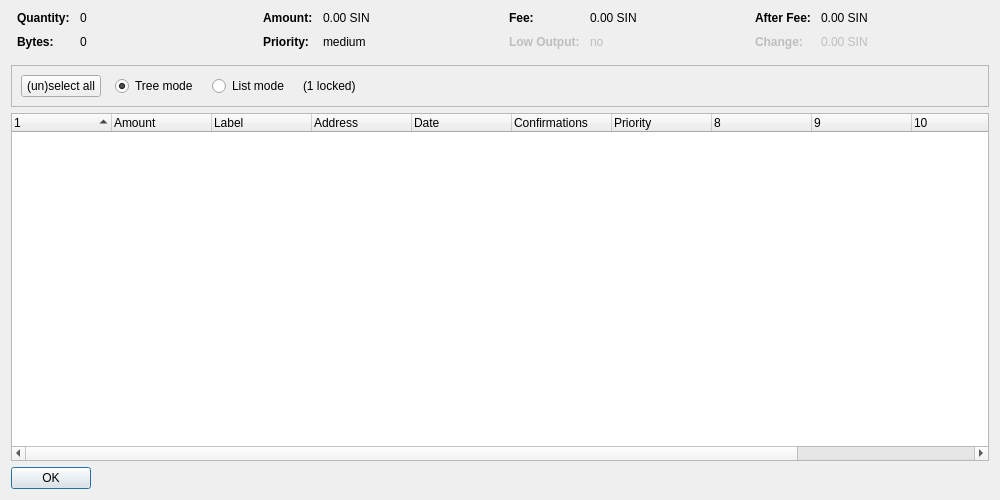
<?xml version="1.0" encoding="UTF-8"?>
<ui version="4.0">
 <class>CoinControlDialog</class>
 <widget class="QDialog" name="CoinControlDialog">
  <property name="geometry">
   <rect>
    <x>0</x>
    <y>0</y>
    <width>1000</width>
    <height>500</height>
   </rect>
  </property>
  <property name="windowTitle">
   <string>Coin Control Address Selection</string>
  </property>
  <layout class="QVBoxLayout" name="verticalLayout">
   <item>
    <layout class="QHBoxLayout" name="horizontalLayoutTop" stretch="0,0,0,0">
     <property name="topMargin">
      <number>0</number>
     </property>
     <property name="bottomMargin">
      <number>10</number>
     </property>
     <item>
      <layout class="QFormLayout" name="formLayoutCoinControl1">
       <property name="horizontalSpacing">
        <number>10</number>
       </property>
       <property name="verticalSpacing">
        <number>10</number>
       </property>
       <property name="leftMargin">
        <number>6</number>
       </property>
       <property name="rightMargin">
        <number>6</number>
       </property>
       <item row="0" column="0">
        <widget class="QLabel" name="labelCoinControlQuantityText">
         <property name="font">
          <font>
           <weight>75</weight>
           <bold>true</bold>
          </font>
         </property>
         <property name="text">
          <string>Quantity:</string>
         </property>
        </widget>
       </item>
       <item row="0" column="1">
        <widget class="QLabel" name="labelCoinControlQuantity">
         <property name="cursor">
          <cursorShape>IBeamCursor</cursorShape>
         </property>
         <property name="contextMenuPolicy">
          <enum>Qt::ActionsContextMenu</enum>
         </property>
         <property name="text">
          <string notr="true">0</string>
         </property>
         <property name="textInteractionFlags">
          <set>Qt::LinksAccessibleByMouse|Qt::TextSelectableByKeyboard|Qt::TextSelectableByMouse</set>
         </property>
        </widget>
       </item>
       <item row="1" column="0">
        <widget class="QLabel" name="labelCoinControlBytesText">
         <property name="font">
          <font>
           <weight>75</weight>
           <bold>true</bold>
          </font>
         </property>
         <property name="text">
          <string>Bytes:</string>
         </property>
        </widget>
       </item>
       <item row="1" column="1">
        <widget class="QLabel" name="labelCoinControlBytes">
         <property name="cursor">
          <cursorShape>IBeamCursor</cursorShape>
         </property>
         <property name="contextMenuPolicy">
          <enum>Qt::ActionsContextMenu</enum>
         </property>
         <property name="text">
          <string notr="true">0</string>
         </property>
         <property name="textInteractionFlags">
          <set>Qt::LinksAccessibleByMouse|Qt::TextSelectableByKeyboard|Qt::TextSelectableByMouse</set>
         </property>
        </widget>
       </item>
      </layout>
     </item>
     <item>
      <layout class="QFormLayout" name="formLayoutCoinControl2">
       <property name="horizontalSpacing">
        <number>10</number>
       </property>
       <property name="verticalSpacing">
        <number>10</number>
       </property>
       <property name="leftMargin">
        <number>6</number>
       </property>
       <property name="rightMargin">
        <number>6</number>
       </property>
       <item row="0" column="0">
        <widget class="QLabel" name="labelCoinControlAmountText">
         <property name="font">
          <font>
           <weight>75</weight>
           <bold>true</bold>
          </font>
         </property>
         <property name="text">
          <string>Amount:</string>
         </property>
        </widget>
       </item>
       <item row="0" column="1">
        <widget class="QLabel" name="labelCoinControlAmount">
         <property name="cursor">
          <cursorShape>IBeamCursor</cursorShape>
         </property>
         <property name="contextMenuPolicy">
          <enum>Qt::ActionsContextMenu</enum>
         </property>
         <property name="text">
          <string notr="true">0.00 SIN</string>
         </property>
         <property name="textInteractionFlags">
          <set>Qt::LinksAccessibleByMouse|Qt::TextSelectableByKeyboard|Qt::TextSelectableByMouse</set>
         </property>
        </widget>
       </item>
       <item row="1" column="0">
        <widget class="QLabel" name="labelCoinControlPriorityText">
         <property name="font">
          <font>
           <weight>75</weight>
           <bold>true</bold>
          </font>
         </property>
         <property name="text">
          <string>Priority:</string>
         </property>
        </widget>
       </item>
       <item row="1" column="1">
        <widget class="QLabel" name="labelCoinControlPriority">
         <property name="cursor">
          <cursorShape>IBeamCursor</cursorShape>
         </property>
         <property name="contextMenuPolicy">
          <enum>Qt::ActionsContextMenu</enum>
         </property>
         <property name="text">
          <string notr="true">medium</string>
         </property>
         <property name="textInteractionFlags">
          <set>Qt::LinksAccessibleByMouse|Qt::TextSelectableByKeyboard|Qt::TextSelectableByMouse</set>
         </property>
        </widget>
       </item>
      </layout>
     </item>
     <item>
      <layout class="QFormLayout" name="formLayoutCoinControl3">
       <property name="horizontalSpacing">
        <number>10</number>
       </property>
       <property name="verticalSpacing">
        <number>10</number>
       </property>
       <property name="leftMargin">
        <number>6</number>
       </property>
       <property name="rightMargin">
        <number>6</number>
       </property>
       <item row="0" column="0">
        <widget class="QLabel" name="labelCoinControlFeeText">
         <property name="font">
          <font>
           <weight>75</weight>
           <bold>true</bold>
          </font>
         </property>
         <property name="text">
          <string>Fee:</string>
         </property>
        </widget>
       </item>
       <item row="0" column="1">
        <widget class="QLabel" name="labelCoinControlFee">
         <property name="cursor">
          <cursorShape>IBeamCursor</cursorShape>
         </property>
         <property name="contextMenuPolicy">
          <enum>Qt::ActionsContextMenu</enum>
         </property>
         <property name="text">
          <string notr="true">0.00 SIN</string>
         </property>
         <property name="textInteractionFlags">
          <set>Qt::LinksAccessibleByMouse|Qt::TextSelectableByKeyboard|Qt::TextSelectableByMouse</set>
         </property>
        </widget>
       </item>
       <item row="1" column="0">
        <widget class="QLabel" name="labelCoinControlLowOutputText">
         <property name="enabled">
          <bool>false</bool>
         </property>
         <property name="font">
          <font>
           <weight>75</weight>
           <bold>true</bold>
          </font>
         </property>
         <property name="text">
          <string>Low Output:</string>
         </property>
        </widget>
       </item>
       <item row="1" column="1">
        <widget class="QLabel" name="labelCoinControlLowOutput">
         <property name="enabled">
          <bool>false</bool>
         </property>
         <property name="cursor">
          <cursorShape>IBeamCursor</cursorShape>
         </property>
         <property name="contextMenuPolicy">
          <enum>Qt::ActionsContextMenu</enum>
         </property>
         <property name="text">
          <string notr="true">no</string>
         </property>
         <property name="textInteractionFlags">
          <set>Qt::LinksAccessibleByMouse|Qt::TextSelectableByKeyboard|Qt::TextSelectableByMouse</set>
         </property>
        </widget>
       </item>
      </layout>
     </item>
     <item>
      <layout class="QFormLayout" name="formLayoutCoinControl4">
       <property name="horizontalSpacing">
        <number>10</number>
       </property>
       <property name="verticalSpacing">
        <number>10</number>
       </property>
       <property name="leftMargin">
        <number>6</number>
       </property>
       <property name="rightMargin">
        <number>6</number>
       </property>
       <item row="0" column="0">
        <widget class="QLabel" name="labelCoinControlAfterFeeText">
         <property name="font">
          <font>
           <weight>75</weight>
           <bold>true</bold>
          </font>
         </property>
         <property name="text">
          <string>After Fee:</string>
         </property>
        </widget>
       </item>
       <item row="0" column="1">
        <widget class="QLabel" name="labelCoinControlAfterFee">
         <property name="cursor">
          <cursorShape>IBeamCursor</cursorShape>
         </property>
         <property name="contextMenuPolicy">
          <enum>Qt::ActionsContextMenu</enum>
         </property>
         <property name="text">
          <string notr="true">0.00 SIN</string>
         </property>
         <property name="textInteractionFlags">
          <set>Qt::LinksAccessibleByMouse|Qt::TextSelectableByKeyboard|Qt::TextSelectableByMouse</set>
         </property>
        </widget>
       </item>
       <item row="1" column="0">
        <widget class="QLabel" name="labelCoinControlChangeText">
         <property name="enabled">
          <bool>false</bool>
         </property>
         <property name="font">
          <font>
           <weight>75</weight>
           <bold>true</bold>
          </font>
         </property>
         <property name="text">
          <string>Change:</string>
         </property>
        </widget>
       </item>
       <item row="1" column="1">
        <widget class="QLabel" name="labelCoinControlChange">
         <property name="enabled">
          <bool>false</bool>
         </property>
         <property name="cursor">
          <cursorShape>IBeamCursor</cursorShape>
         </property>
         <property name="contextMenuPolicy">
          <enum>Qt::ActionsContextMenu</enum>
         </property>
         <property name="text">
          <string notr="true">0.00 SIN</string>
         </property>
         <property name="textInteractionFlags">
          <set>Qt::LinksAccessibleByMouse|Qt::TextSelectableByKeyboard|Qt::TextSelectableByMouse</set>
         </property>
        </widget>
       </item>
      </layout>
     </item>
    </layout>
   </item>
   <item>
    <widget class="QFrame" name="frame">
     <property name="minimumSize">
      <size>
       <width>0</width>
       <height>40</height>
      </size>
     </property>
     <property name="frameShape">
      <enum>QFrame::StyledPanel</enum>
     </property>
     <property name="frameShadow">
      <enum>QFrame::Sunken</enum>
     </property>
     <layout class="QHBoxLayout" name="horizontalLayout">
      <item>
       <layout class="QHBoxLayout" name="horizontalLayoutPanel" stretch="0,0,0,0,0">
        <property name="spacing">
         <number>14</number>
        </property>
        <item>
         <widget class="QPushButton" name="pushButtonSelectAll">
          <property name="sizePolicy">
           <sizepolicy hsizetype="Maximum" vsizetype="Fixed">
            <horstretch>0</horstretch>
            <verstretch>0</verstretch>
           </sizepolicy>
          </property>
          <property name="text">
           <string>(un)select all</string>
          </property>
         </widget>
        </item>
        <item>
         <widget class="QRadioButton" name="radioTreeMode">
          <property name="sizePolicy">
           <sizepolicy hsizetype="Maximum" vsizetype="Fixed">
            <horstretch>0</horstretch>
            <verstretch>0</verstretch>
           </sizepolicy>
          </property>
          <property name="text">
           <string>Tree mode</string>
          </property>
          <property name="checked">
           <bool>true</bool>
          </property>
         </widget>
        </item>
        <item>
         <widget class="QRadioButton" name="radioListMode">
          <property name="sizePolicy">
           <sizepolicy hsizetype="Maximum" vsizetype="Fixed">
            <horstretch>0</horstretch>
            <verstretch>0</verstretch>
           </sizepolicy>
          </property>
          <property name="text">
           <string>List mode</string>
          </property>
         </widget>
        </item>
        <item>
         <widget class="QLabel" name="labelLocked">
          <property name="text">
           <string notr="true">(1 locked)</string>
          </property>
         </widget>
        </item>
        <item>
         <spacer name="horizontalSpacer">
          <property name="orientation">
           <enum>Qt::Horizontal</enum>
          </property>
          <property name="sizeHint" stdset="0">
           <size>
            <width>40</width>
            <height>20</height>
           </size>
          </property>
         </spacer>
        </item>
       </layout>
      </item>
     </layout>
    </widget>
   </item>
   <item>
    <widget class="CoinControlTreeWidget" name="treeWidget">
     <property name="contextMenuPolicy">
      <enum>Qt::CustomContextMenu</enum>
     </property>
     <property name="sortingEnabled">
      <bool>false</bool>
     </property>
     <property name="columnCount">
      <number>12</number>
     </property>
     <attribute name="headerShowSortIndicator" stdset="0">
      <bool>true</bool>
     </attribute>
     <attribute name="headerStretchLastSection">
      <bool>false</bool>
     </attribute>
     <column>
      <property name="text">
       <string/>
      </property>
     </column>
     <column>
      <property name="text">
       <string>Amount</string>
      </property>
     </column>
     <column>
      <property name="text">
       <string notr="true">Label</string>
      </property>
     </column>
     <column>
      <property name="text">
       <string>Address</string>
      </property>
     </column>
     <column>
      <property name="text">
       <string>Date</string>
      </property>
     </column>
     <column>
      <property name="text">
       <string>Confirmations</string>
      </property>
      <property name="toolTip">
       <string>Confirmed</string>
      </property>
     </column>
     <column>
      <property name="text">
       <string>Priority</string>
      </property>
     </column>
     <column>
      <property name="text">
       <string/>
      </property>
     </column>
     <column>
      <property name="text">
       <string/>
      </property>
     </column>
     <column>
      <property name="text">
       <string/>
      </property>
     </column>
     <column>
      <property name="text">
       <string/>
      </property>
     </column>
     <column>
      <property name="text">
       <string/>
      </property>
     </column>
    </widget>
   </item>
   <item>
    <widget class="QDialogButtonBox" name="buttonBox">
     <property name="sizePolicy">
      <sizepolicy hsizetype="Maximum" vsizetype="Fixed">
       <horstretch>0</horstretch>
       <verstretch>0</verstretch>
      </sizepolicy>
     </property>
     <property name="orientation">
      <enum>Qt::Horizontal</enum>
     </property>
     <property name="standardButtons">
      <set>QDialogButtonBox::Ok</set>
     </property>
    </widget>
   </item>
  </layout>
 </widget>
 <customwidgets>
  <customwidget>
   <class>CoinControlTreeWidget</class>
   <extends>QTreeWidget</extends>
   <header>coincontroltreewidget.h</header>
  </customwidget>
 </customwidgets>
 <resources/>
 <connections/>
</ui>
